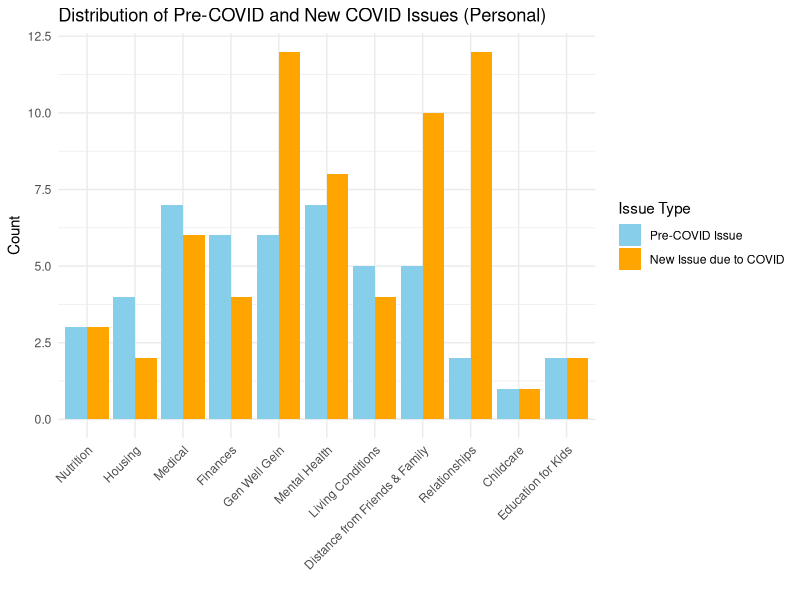
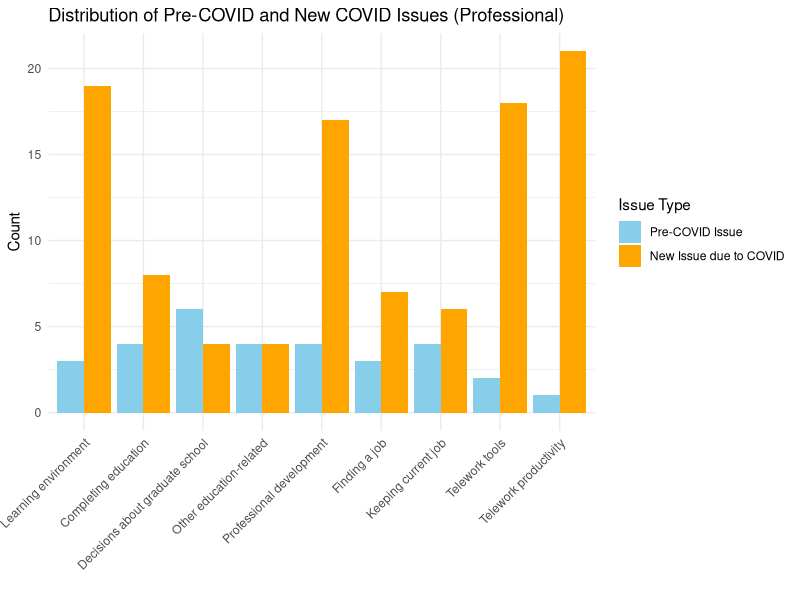
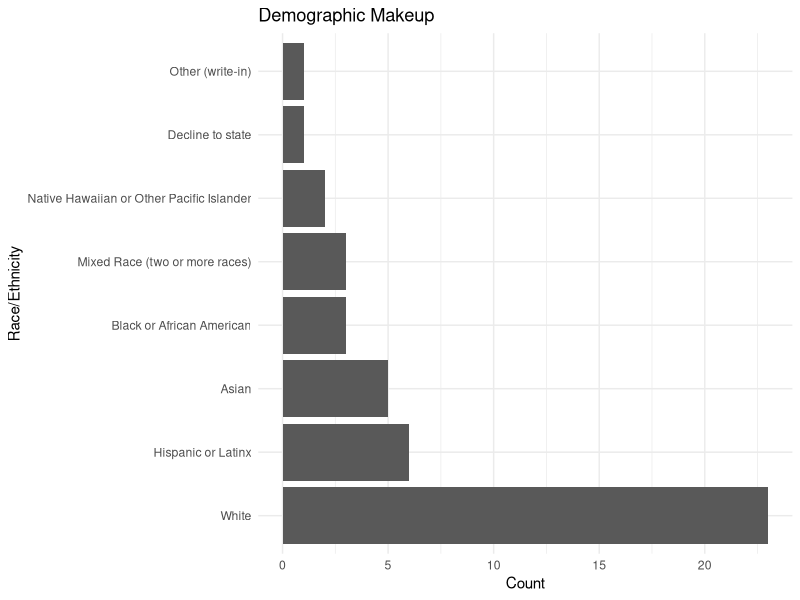
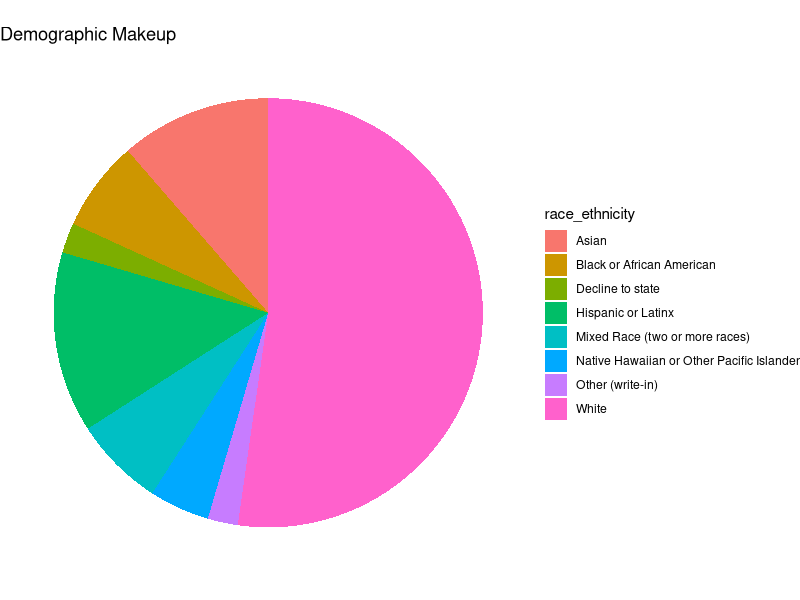
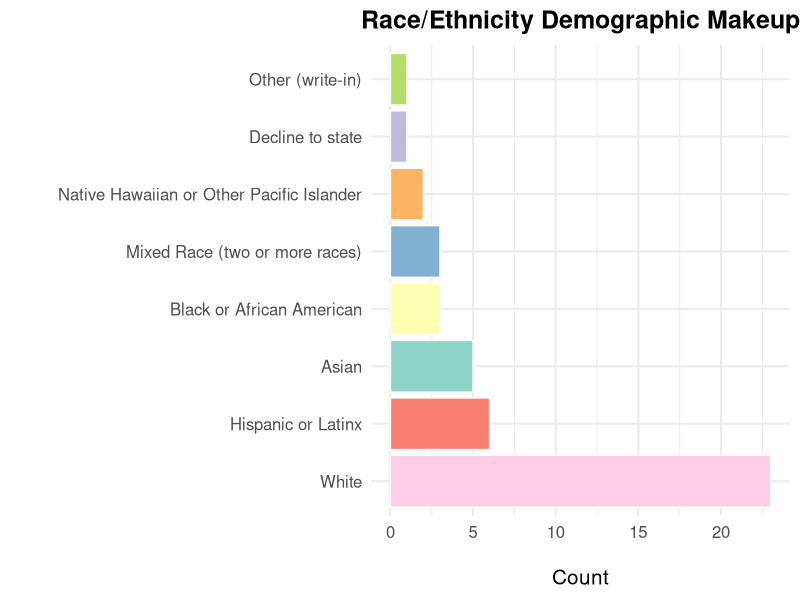
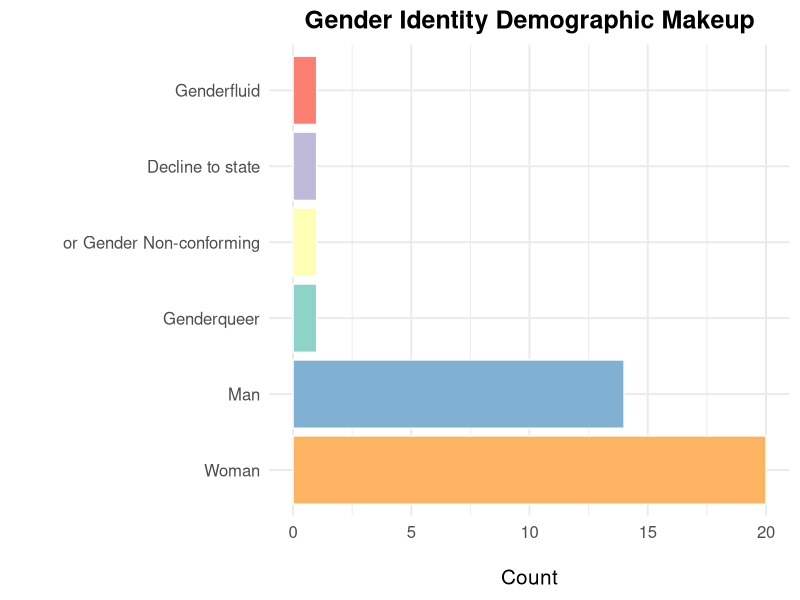
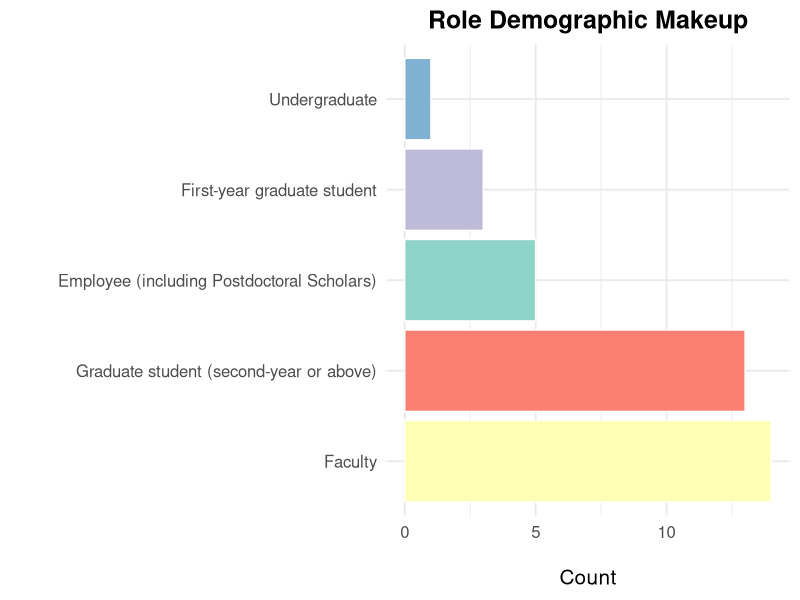
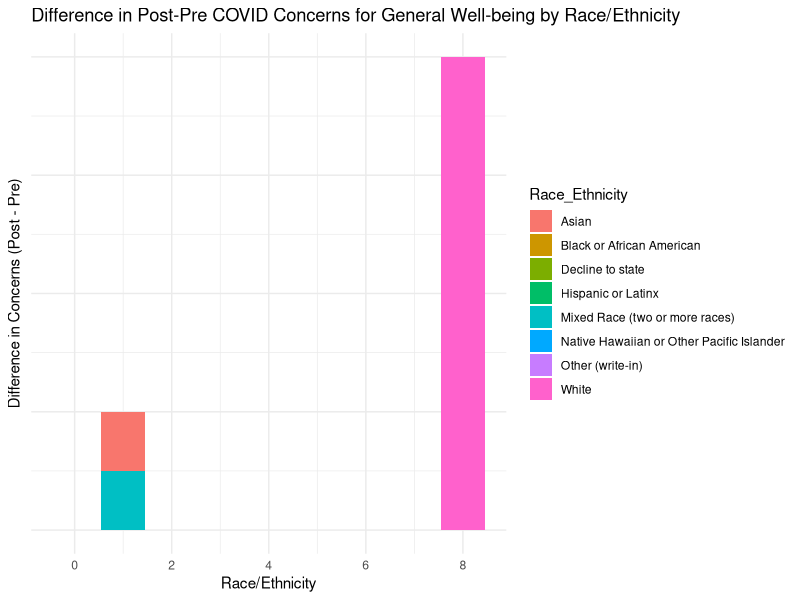

The R script that drew these images, in order:
## ---- chunk 1
library(tidyverse)
library(tibble)
library(kableExtra)
data <- read.csv("data_snippet.csv")
## ---- chunk 2
personal_prefix <- "Currently..are.you.concerned.about.the.following....If.you.are.not..leave.blank...__________About......Personal.impacts..."
professional_prefix <- "Currently..are.you.concerned.about.the.following....If.you.are.not..leave.blank.....__________Abo......Academic.and.or.professional.impacts..."

remove_prefix <- function(column_name, prefix_to_remove) {
  column_name <- gsub(prefix_to_remove, "", column_name)
  return(column_name)
}

personal_concern_columns <- grep(personal_prefix, names(data), value = TRUE)
professional_concern_columns <- grep(professional_prefix, names(data), value = TRUE)

cleaned_personal_column_names <- lapply(personal_concern_columns, remove_prefix, prefix_to_remove = personal_prefix)
cleaned_professional_column_names <- lapply(professional_concern_columns, remove_prefix, prefix_to_remove = professional_prefix)

df_personal <- data[personal_concern_columns]
df_professional <- data[professional_concern_columns]
names(df_personal) <- cleaned_personal_column_names
names(df_professional) <- cleaned_professional_column_names
## ---- chunk 3
# 0 - Not Concerned
# 1 - pre-covid issue
# 2 - new issue due to covid
# 3 - cannot access resources
head(df_personal)
head(df_professional)
## ---- chunk 4
aggregate_personal <- data.frame(
  Pre_COVID_Count = colSums(df_personal == 1, na.rm = TRUE),
  New_COVID_Count = colSums(df_personal == 2, na.rm = TRUE)
)

aggregate_professional <- data.frame(
  Pre_COVID_Count = colSums(df_professional == 1, na.rm = TRUE),
  New_COVID_Count = colSums(df_professional == 2, na.rm = TRUE)
)

filtered_aggregate_personal <- aggregate_personal[rowSums(aggregate_personal) > 0, ]
filtered_aggregate_professional <- aggregate_professional[rowSums(aggregate_professional) > 0, ]

tbl_personal <- as_tibble(filtered_aggregate_personal)
tbl_professional <- as_tibble(filtered_aggregate_professional)

styled_tbl_personal <- tbl_personal %>%
  mutate(
    Concern_Category = c("Nutrition", "Housing", "Medical", "Finances", "Gen Well Gein", "Mental Health", "Living Conditions", "Distance from Friends & Family", "Relationships", "Childcare", "Education for Kids"),
    Difference = New_COVID_Count - Pre_COVID_Count
  ) %>%
  select(Concern_Category, Pre_COVID_Count, New_COVID_Count, Difference) %>%
  kable(., align = "c", caption = "Distribution of Pre-COVID and New COVID Issues (Personal)") %>%
  kable_styling(full_width = FALSE)

styled_tbl_professional <- tbl_professional %>%
  mutate(
    Concern_Category = c("Learning environment", "Completing education", "Decisions about graduate school", "Other education-related", "Professional development", "Finding a job", "Keeping current job", "Telework tools", "Telework productivity"),
    Difference = New_COVID_Count - Pre_COVID_Count
  ) %>%
  select(Concern_Category, Pre_COVID_Count, New_COVID_Count, Difference) %>%
  kable(., align = "c", caption = "Distribution of Pre-COVID and New COVID Issues (Professional)") %>%
  kable_styling(full_width = FALSE)

styled_tbl_personal
styled_tbl_professional
## ---- chunk 5
personal_labels <- c("Nutrition", "Housing", "Medical", "Finances", "Gen Well Gein", "Mental Health", "Living Conditions", "Distance from Friends & Family", "Relationships", "Childcare", "Education for Kids")

df_personal_long <- filtered_aggregate_personal %>%
  rownames_to_column(var = "Concern_Category") %>%
  pivot_longer(cols = c("Pre_COVID_Count", "New_COVID_Count"), 
               names_to = "Type", values_to = "Count") %>%
  mutate(Concern_Category = factor(Concern_Category, 
                                   levels = rownames(filtered_aggregate_personal),
                                   labels = personal_labels))
type_order <- c("Pre_COVID_Count", "New_COVID_Count")
df_personal_long$Type <- factor(df_personal_long$Type, levels = type_order)

ggplot(df_personal_long, aes(x = Concern_Category, y = Count, fill = Type)) +
  geom_bar(stat = "identity", position = position_dodge()) +
  scale_fill_manual(values = c("skyblue", "orange"), 
                    labels = c("Pre-COVID Issue", "New Issue due to COVID")) +
  labs(title = "Distribution of Pre-COVID and New COVID Issues (Personal)",
       x = "", y = "Count", fill = "Issue Type") +
  theme_minimal() +
  theme(axis.text.x = element_text(angle = 45, hjust = 1, vjust = 1))
## ---- chunk 6
professional_labels <- c("Learning environment", "Completing education", "Decisions about graduate school", "Other education-related", "Professional development", "Finding a job", "Keeping current job", "Telework tools", "Telework productivity")

df_professional_long <- filtered_aggregate_professional %>%
  rownames_to_column(var = "Concern_Category") %>%
  pivot_longer(cols = c("Pre_COVID_Count", "New_COVID_Count"), 
               names_to = "Type", values_to = "Count") %>%
  mutate(Concern_Category = factor(Concern_Category, 
                                   levels = rownames(filtered_aggregate_professional),
                                   labels = professional_labels))

type_order <- c("Pre_COVID_Count", "New_COVID_Count")
df_professional_long$Type <- factor(df_professional_long$Type, levels = type_order)

ggplot(df_professional_long, aes(x = Concern_Category, y = Count, fill = Type)) +
  geom_bar(stat = "identity", position = position_dodge()) +
  scale_fill_manual(values = c("skyblue", "orange"), 
                    labels = c("Pre-COVID Issue", "New Issue due to COVID")) +
  labs(title = "Distribution of Pre-COVID and New COVID Issues (Professional)",
       x = "", y = "Count", fill = "Issue Type") +
  theme_minimal() +
  theme(axis.text.x = element_text(angle = 45, hjust = 1, vjust = 1))
## ---- chunk 7
race_ethnicity_counts <- data %>%
  separate_rows(`What.is.your.race.and.or.ethnicity..Check.all.that.apply....Selected.Choice`, sep = ",") %>%
  count(`What.is.your.race.and.or.ethnicity..Check.all.that.apply....Selected.Choice`, name = "count")

race_ethnicity_counts <- race_ethnicity_counts %>%
  rename(race_ethnicity = `What.is.your.race.and.or.ethnicity..Check.all.that.apply....Selected.Choice`)

ggplot(race_ethnicity_counts, aes(x = reorder(race_ethnicity, -count), y = count)) +
  geom_bar(stat = "identity") +
  coord_flip() +
  labs(title = "Demographic Makeup",
       x = "Race/Ethnicity",
       y = "Count") +
  theme_minimal()
## ---- chunk 8
race_ethnicity_counts %>%
  ggplot(aes(x = "", y = count, fill = race_ethnicity)) +
  geom_bar(stat = "identity", width = 1) +
  coord_polar("y") +
  labs(title = "Demographic Makeup") +
  theme_void() +
  theme(legend.position = "right")
## ---- chunk 9
render_summary_table_graph <- function(df, column, category_name) {
  total <- nrow(df)
  
  summary_df <- df %>%
    separate_rows({{column}}, sep = ",") %>%
    count({{column}}, name = "count") %>%
    mutate(percentage = round((count / total) * 100, 2)) %>%
    rename(Category = {{column}}) %>% 
    arrange(desc(count))
  
  summary_table <- kable(summary_df, format = "html", col.names = c(category_name, "Count", "Percentage (%)")) %>%
    kable_styling(full_width = FALSE, bootstrap_options = c("striped", "hover", "condensed")) %>%
  print(summary_table)
  
  graph <- ggplot(summary_df, aes(x = reorder(Category, -count), y = count, fill = Category)) +
    geom_bar(stat = "identity", color = "white", show.legend = FALSE) +
    coord_flip() +
    labs(title = paste(category_name, "Demographic Makeup"),
         x = "",
         y = "Count") +
    theme_minimal(base_size = 15) +
    theme(axis.title.x = element_text(margin = margin(t = 20)),
          axis.title.y = element_text(margin = margin(r = 20)),
          plot.title = element_text(hjust = 0.5, face = "bold", size = 18)) +
    scale_fill_brewer(palette = "Set3")
  print(graph)
}

render_summary_table_graph(data, `What.is.your.race.and.or.ethnicity..Check.all.that.apply....Selected.Choice`, "Race/Ethnicity")
render_summary_table_graph(data, `How.would.you.describe.yourself...Mark.one.answer....Selected.Choice`, "Gender Identity")
# render_summary_table_graph(data, `Institution.Type`, "Institution Type")
render_summary_table_graph(data, Role, "Role")
## ---- chunk 10
personal_prefix <- "Currently..are.you.concerned.about.the.following....If.you.are.not..leave.blank...__________About......Personal.impacts..."
professional_prefix <- "Currently..are.you.concerned.about.the.following....If.you.are.not..leave.blank.....__________Abo......Academic.and.or.professional.impacts..."
race_prefix <- 'What.is.your.race.and.or.ethnicity..Check.all.that.apply....Selected.Choice'

remove_prefix <- function(column_name, prefix_to_remove) {
  column_name <- gsub(prefix_to_remove, "", column_name)
  return(column_name)
}

personal_concern_columns <- grep(personal_prefix, names(data), value = TRUE)
professional_concern_columns <- grep(professional_prefix, names(data), value = TRUE)
race_columns <- grep(race_prefix, names(data), value = TRUE)

cleaned_personal_column_names <- lapply(personal_concern_columns, remove_prefix, prefix_to_remove = personal_prefix)
cleaned_professional_column_names <- lapply(professional_concern_columns, remove_prefix, prefix_to_remove = professional_prefix)

df_personal <- data[c(personal_concern_columns, race_columns)]
df_professional <- data[c(professional_concern_columns,race_columns)]
names(df_personal) <- c(cleaned_personal_column_names, 'Race_Ethnicity')
names(df_professional) <- c(cleaned_professional_column_names, 'Race_Ethnicity')
## ---- chunk 11
head(df_personal)
## ---- chunk 12
df_personal[] <- lapply(df_personal[], as.character)

personal_data_long <- df_personal %>%
  mutate(id = row_number()) %>%
  separate_rows(General.well.being, sep = ",") %>%
  separate_rows(Race_Ethnicity, sep = ",") %>%
  mutate(General.well.being = as.integer(General.well.being))

concern_counts <- personal_data_long %>%
  group_by(Race_Ethnicity) %>%
  summarize(
    pre_covid = sum(General.well.being == 1),
    post_covid = sum(General.well.being == 2)
  )
concern_counts <- concern_counts %>%
  mutate(difference = post_covid - pre_covid)

ggplot(concern_counts, aes(x = difference, y = difference, fill = Race_Ethnicity)) +
  geom_bar(stat = "identity") +
  labs(title = "Difference in Post-Pre COVID Concerns for General Well-being by Race/Ethnicity",
       x = "Race/Ethnicity",
       y = "Difference in Concerns (Post - Pre)") +
  theme_minimal() +
  theme(axis.text.y = element_blank())
## ---- chunk 13
concern_counts %>%
  kable(col.names = c("Race/Ethnicity", "Pre-COVID Concerns", "Post-COVID Concerns", "Difference (Post - Pre)"), 
        caption = "Difference in Post-Pre COVID Concerns for General Well-being by Race/Ethnicity") %>%
  kable_styling(bootstrap_options = c("striped", "hover", "condensed", "responsive"))
## ---- chunk 14
df_professional[] <- lapply(df_professional[], as.character)

personal_data_long <- df_professional %>%
  mutate(id = row_number()) %>%
  separate_rows(Professional.development..internships..programs..conferences., sep = ",") %>%
  separate_rows(Race_Ethnicity, sep = ",") %>%
  mutate(General.well.being = as.integer(Professional.development..internships..programs..conferences.))

total_counts <- personal_data_long %>%
  group_by(Race_Ethnicity) %>%
  summarize(total = n())

concern_counts <- personal_data_long %>%
  group_by(Race_Ethnicity) %>%
  summarize(
    pre_covid = sum(Professional.development..internships..programs..conferences. == 1),
    post_covid = sum(Professional.development..internships..programs..conferences. == 2)
  ) %>%
  left_join(total_counts, by = "Race_Ethnicity") %>%
  mutate(
    pre_covid_prop = round((pre_covid / total) * 100, 2),
    post_covid_prop = round((post_covid / total) * 100, 2),
    difference = round(post_covid_prop - pre_covid_prop, 2)
  )

concern_counts %>%
  select(Race_Ethnicity, pre_covid_prop, post_covid_prop, difference) %>%
  kable(col.names = c("Race/Ethnicity", "Pre-COVID Proportion (%)", "Post-COVID Proportion (%)", "Difference (Post - Pre)"), 
        caption = "Difference in Post-Pre COVID Concerns for Professional Development (Proportions)") %>%
  kable_styling(bootstrap_options = c("striped", "hover", "condensed", "responsive"))
## ---- chunk 15
df_personal[] <- lapply(df_personal[], as.character)

personal_data_long <- df_personal %>%
  mutate(id = row_number()) %>%
  separate_rows(General.well.being, sep = ",") %>%
  separate_rows(Race_Ethnicity, sep = ",") %>%
  mutate(General.well.being = as.integer(General.well.being))

total_counts <- personal_data_long %>%
  group_by(Race_Ethnicity) %>%
  summarize(total = n())

concern_counts <- personal_data_long %>%
  group_by(Race_Ethnicity) %>%
  summarize(
    pre_covid = sum(General.well.being == 1),
    post_covid = sum(General.well.being == 2)
  ) %>%
  left_join(total_counts, by = "Race_Ethnicity") %>%
  mutate(
    pre_covid_prop = round((pre_covid / total) * 100, 2),
    post_covid_prop = round((post_covid / total) * 100, 2),
    difference = round(post_covid_prop - pre_covid_prop, 2)
  )

concern_counts %>%
  select(Race_Ethnicity, pre_covid_prop, post_covid_prop, difference) %>%
  kable(col.names = c("Race/Ethnicity", "Pre-COVID Proportion (%)", "Post-COVID Proportion (%)", "Difference (Post - Pre)"), 
        caption = "Difference in Post-Pre COVID Concerns for General Well-being by Race/Ethnicity (Proportions)") %>%
  kable_styling(bootstrap_options = c("striped", "hover", "condensed", "responsive"))
## ---- chunk 16
personal_prefix <- "Currently..are.you.concerned.about.the.following....If.you.are.not..leave.blank...__________About......Personal.impacts..."
professional_prefix <- "Currently..are.you.concerned.about.the.following....If.you.are.not..leave.blank.....__________Abo......Academic.and.or.professional.impacts..."

remove_prefix <- function(column_name, prefix_to_remove) {
  column_name <- gsub(prefix_to_remove, "", column_name)
  return(column_name)
}

personal_concern_columns <- grep(personal_prefix, names(data), value = TRUE)
professional_concern_columns <- grep(professional_prefix, names(data), value = TRUE)

cleaned_personal_column_names <- lapply(personal_concern_columns, remove_prefix, prefix_to_remove = personal_prefix)
cleaned_professional_column_names <- lapply(professional_concern_columns, remove_prefix, prefix_to_remove = professional_prefix)

df_personal <- data[c(personal_concern_columns, "Role")]
df_professional <- data[c(professional_concern_columns,"Role")]
names(df_personal) <- c(cleaned_personal_column_names, 'Role')
names(df_professional) <- c(cleaned_professional_column_names, 'Role')
## ---- chunk 17
df_professional <- df_professional %>%
  select(-starts_with("Other..write.in."))

df_professional[] <- lapply(df_professional[], as.character)

professional_columns <- names(df_professional)[-which(names(df_professional) == "Role")]

personal_data_long <- df_professional %>%
  mutate(id = row_number()) %>%
  separate_rows(Role, sep = ",") %>%
  pivot_longer(cols = all_of(professional_columns), 
               names_to = "Professional_Development", 
               values_to = "Concern") %>%
  separate_rows(Concern, sep = ",") %>%
  mutate(Concern = as.integer(Concern))

# Calculate the total number of concerns for each Role
total_counts <- personal_data_long %>%
  group_by(Role, Professional_Development) %>%
  summarize(total = n(), .groups = 'drop')

# Calculate the proportions of pre-COVID and post-COVID concerns
concern_counts <- personal_data_long %>%
  group_by(Role, Professional_Development) %>%
  summarize(
    pre_covid = sum(Concern == 1),
    post_covid = sum(Concern == 2),
    .groups = 'drop'
  ) %>%
  left_join(total_counts, by = c("Role", "Professional_Development")) %>%
  mutate(
    pre_covid_prop = round((pre_covid / total) * 100, 2),
    post_covid_prop = round((post_covid / total) * 100, 2),
    difference = round(post_covid_prop - pre_covid_prop, 2)
  )

df_professional_long <- concern_counts %>%
  pivot_longer(cols = c("pre_covid_prop", "post_covid_prop"), 
               names_to = "Type", 
               values_to = "Proportion") %>%
  mutate(Type = recode(Type, "pre_covid_prop" = "Pre-COVID Proportion", "post_covid_prop" = "Post-COVID Proportion"))

ggplot(df_professional_long, aes(x = Professional_Development, y = Proportion, fill = Type)) +
  geom_bar(stat = "identity", position = position_dodge()) +
  scale_fill_manual(values = c("skyblue", "orange"), 
                    labels = c("Pre-COVID Proportion", "Post-COVID Proportion")) +
  labs(title = "Distribution of Pre-COVID and Post-COVID Issues (Professional Development)",
       x = "", y = "Proportion (%)", fill = "Issue Type") +
  theme_minimal() +
  theme(axis.text.x = element_text(angle = 45, hjust = 1, vjust = 1))

concern_counts %>%
  select(Role, Professional_Development, pre_covid_prop, post_covid_prop, difference) %>%
  kable(col.names = c("Role", "Professional Development", "Pre-COVID Proportion (%)", "Post-COVID Proportion (%)", "Difference (Post - Pre)"), 
        caption = "Difference in Post-Pre COVID Concerns for Professional Development (Proportions)") %>%
  kable_styling(bootstrap_options = c("striped", "hover", "condensed", "responsive"))
